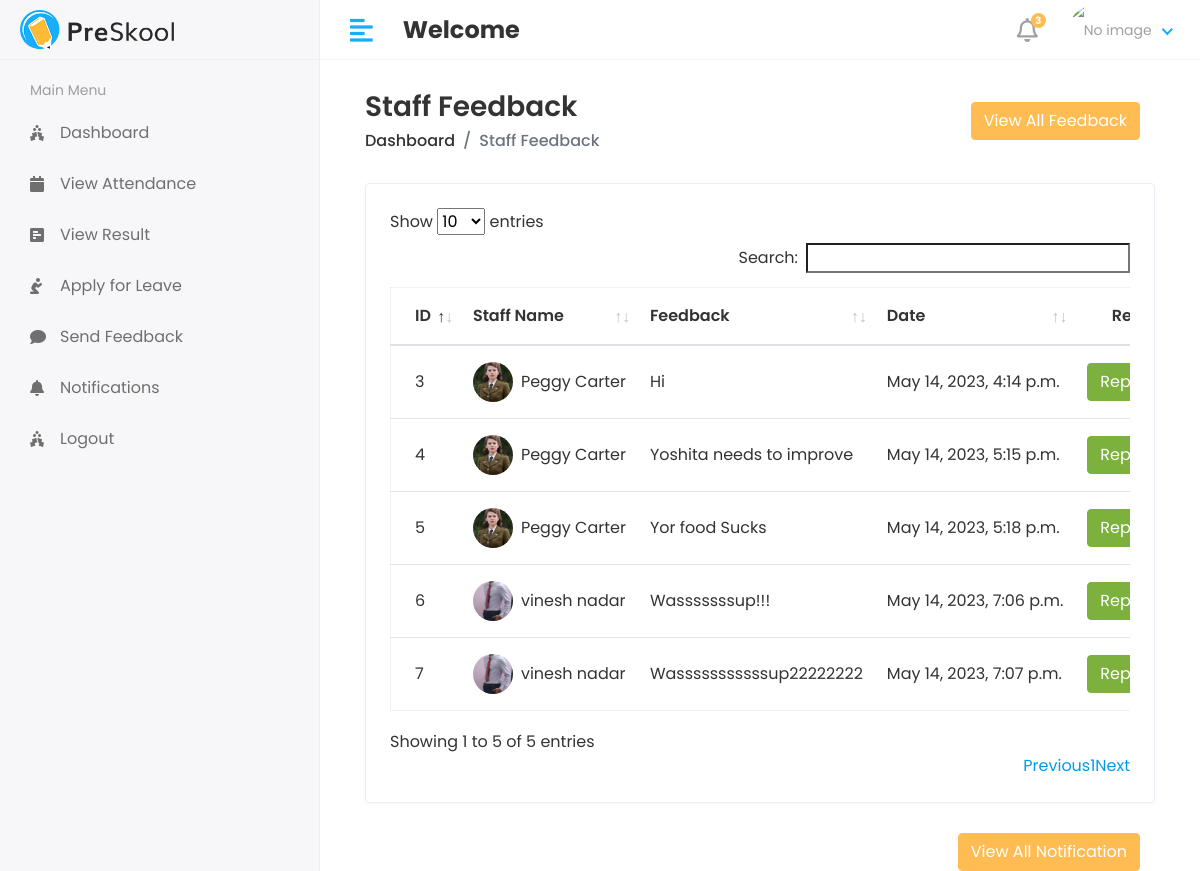
Screenshot of /hod/staff/feedback/reply with the database file from the repository.
### app/models.py (models this page shows, shortened)
class Staff_Feedback(models.Model):
    staff_id = models.ForeignKey(Staff, on_delete=models.CASCADE)
    feedback = models.TextField()
    feedback_reply = models.TextField(null=True)
    created_at = models.DateTimeField(auto_now_add=True, null=True)
    updated_at = models.DateTimeField(auto_now=True)

class Staff(models.Model):
    admin = models.OneToOneField(customUser, on_delete=models.CASCADE)
    address = models.TextField()
    gender = models.CharField(max_length=100)
    created_at = models.DateTimeField(auto_now_add=True)
    updated_at = models.DateTimeField(auto_now=True)

class customUser(AbstractUser):
    USER = (
        ('1', 'HOD'),
        ('2', 'STAFF'),
        ('3', 'STUDENT')
    )
    user_type = models.CharField(choices=USER, max_length=50, default=1)
    profile_pic = models.ImageField(upload_to='media/profile_pic')

### attendance/hod_views.py (the view)
# urls.py: path('hod/staff/feedback/reply', hod_views.staff_feedback_reply, name="staff_feedback_reply"),
def staff_feedback_reply(request):
    feedback = Staff_Feedback.objects.all()
    context = {
        'feedback':feedback,
    }
    return render(request, 'hod/staff_send_feedback_reply.html', context)

### templates/hod/staff_send_feedback_reply.html (shortened to what this page needs)
{% extends 'base.html' %}
{% block content %}
<div class="content container-fluid">
    <div class="page-header">
       <div class="row align-items-center">
          <div class="col">
             <h3 class="page-title">Staff Feedback</h3>
             <ul class="breadcrumb">
                <li class="breadcrumb-item"><a href="index.html">Dashboard</a></li>
                <li class="breadcrumb-item active">Staff Feedback</li>
             </ul>
          </div>
          <div class="col-auto text-right float-right ml-auto">
            <div class="col-auto text-right float-right ml-auto">
                <button type="button" class="btn btn-primary" data-toggle="modal" data-target="#exampleModalCenter">
                  View All Feedback
                </button>
            </div>
          </div>
       </div>
    </div>
    <div class="row">
       <div class="col-sm-12">
          <div class="card card-table">
             <div class="card-body">
                <div class="table-responsive">
                   <table id="table_id" class="table table-hover table-center mb-0">
                      <thead>
                         <tr>
                            <th>ID</th>
                            <th>Staff Name</th>
                            <th>Feedback</th>
                            <th>Date</th>
                            <th class="text-right">Reply</th>
                         </tr>
                      </thead>
                      <tbody>
                        {% for i in feedback %}
                         <tr>
                            <td>{{i.id}}</td>
                            <td>
                               <h2 class="table-avatar">
                                  <a href="student-details.html" class="avatar avatar-sm mr-2"><img class="avatar-img rounded-circle" src="/{{i.staff_id.admin.profile_pic}}" alt="User Image"></a>
                                  <a href="student-details.html">{{i.staff_id.admin.first_name}} {{i.staff_id.admin.last_name}}</a>
                               </h2>
                            </td>
                            <td>{{i.feedback}}</td>
                            <td>{{i.created_at}}</td>
                            <td class="text-right">
                               <div class="actions">
                                 <button type="button" class="btn btn-success" data-toggle="modal" data-target="#exampleModalCenter1-{{forloop.counter}}">
                                    Reply
                                  </button>
                               </div>
                            </td>
                         </tr>
                         {% endfor %}
                      </tbody>
                   </table>
                </div>
             </div>
          </div>
       </div>
    </div>
    <div class="col-auto text-right float-right ml-auto">
        <button type="button" class="btn btn-primary" data-toggle="modal" data-target="#exampleModalCenter">
          View All Notification
        </button>
    </div>
{% endblock %}

### static/assets/css/style.css (style rules this page uses)
html { height: 100%; }
body { background-color: #fff; color: #333; font-family: 'Poppins', sans-serif; font-size: 1rem; height: 100%; line-height: 1.5; overflow-x: hidden; }
h1, h2, h3, h4, h5, h6 { font-family: 'Poppins', sans-serif; margin-top: 0; }
a { color: #009ce7; }
input, button, a { transition: all 0.4s ease; -moz-transition: all 0.4s ease; -o-transition: all 0.4s ease; -ms-transition: all 0.4s ease; -webkit-transition: all 0.4s ease; }
input, input:focus, button, button:focus { outline: none; }
ul, ol { padding: 0px; list-style: none; }
.table { color: #333; max-width: 100%; margin-bottom: 0; width: 100%; }
.table.dataTable { border-collapse: collapse !important; border: 1px solid rgba(0, 0, 0, 0.05); }
table.table td h2 { display: inline-block; font-size: inherit; font-weight: 400; margin: 0; padding: 0; vertical-align: middle; }
table.table td h2.table-avatar { align-items: center; display: inline-flex; font-size: inherit; font-weight: 400; margin: 0; padding: 0; vertical-align: middle; white-space: nowrap; }
table.table td h2 a { color: #333; }
.table thead tr th { font-weight: 600; }
.table tbody tr { border-bottom: 1px solid rgba(0, 0, 0, 0.05); }
.table.table-center td, .table.table-center th { vertical-align: middle; }
.card-table .card-body .table > thead > tr > th { border-top: 0; }
.card-table .card-body .table tr td:first-child, .card-table .card-body .table tr th:first-child { padding-left: 1.5rem; }
.card-table .card-body .table tr td:last-child, .card-table .card-body .table tr th:last-child { padding-right: 1.5rem; }
.card-table .table td, .card-table .table th { border-top: 1px solid #e2e5e8; padding: 1rem 0.75rem; white-space: nowrap; }
.btn-primary { background-color: #FFBC53; border: 1px solid #FFBC53; }
.btn-success { background-color: #7bb13c; border: 1px solid #7bb13c }
.card { border: 1px solid #ececf5; box-shadow: 0 1px 3px 0 rgba(0, 0, 0, 0.03); margin-bottom: 1.875rem; }
.card-body { padding: 1.5rem; }
.avatar { position: relative; display: inline-block; width: 3rem; height: 3rem }
.avatar > img { width: 100%; height: 100%; -o-object-fit: cover; object-fit: cover; }
.avatar-sm { width: 2.5rem; height: 2.5rem; }
.page-header { margin-bottom: 1.875rem; }
.page-header .breadcrumb { background-color: transparent; color: #6c757d; font-size: 1rem; font-weight: 500; margin-bottom: 0; padding: 0; }
.page-header .breadcrumb a { color: #333; }
.page-title { font-size: 28px; font-weight: 600; color: #333; margin-bottom: 5px; }

### rows the page displays
Staff_Feedback: id "3", staff_id.admin.profile_pic (picture), staff_id.admin.first_name "Peggy", staff_id.admin.last_name "Carter", feedback "Hi", created_at "May 14, 2023, 4:14 p.m."
Staff_Feedback: id "4", staff_id.admin.profile_pic (picture), staff_id.admin.first_name "Peggy", staff_id.admin.last_name "Carter", feedback "Yoshita needs to improve", created_at "May 14, 2023, 5:15 p.m."
Staff_Feedback: id "5", staff_id.admin.profile_pic (picture), staff_id.admin.first_name "Peggy", staff_id.admin.last_name "Carter", feedback "Yor food Sucks", created_at "May 14, 2023, 5:18 p.m."
Staff_Feedback: id "6", staff_id.admin.profile_pic (picture), staff_id.admin.first_name "vinesh", staff_id.admin.last_name "nadar", feedback "Wasssssssup!!!", created_at "May 14, 2023, 7:06 p.m."
Staff_Feedback: id "7", staff_id.admin.profile_pic (picture), staff_id.admin.first_name "vinesh", staff_id.admin.last_name "nadar", feedback "Wasssssssssssup22222222", created_at "May 14, 2023, 7:07 p.m."
